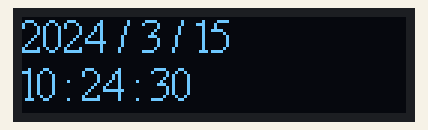
The sketch below on a simulated Arduino Uno, built with avr-gcc and run on an emulated ATmega328P. Shown: 128×32 one-colour display. The local clock reads 2024-03-15 10:24:30 at power-on unless the sketch sets it; what the sketch prints to the serial monitor is not drawn.

Above: at 0.1 s.
At 4.3 s:
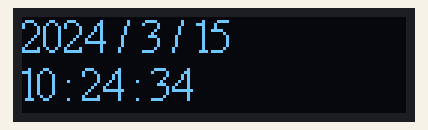
At 9.5 s:
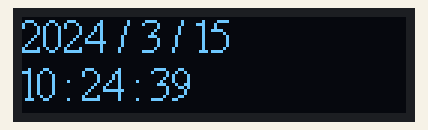
At 18.8 s:
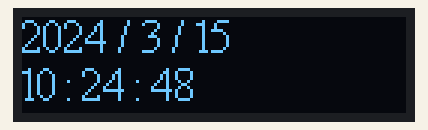
At 28.2 s:
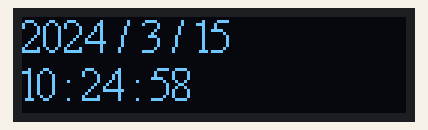
At 38.6 s:
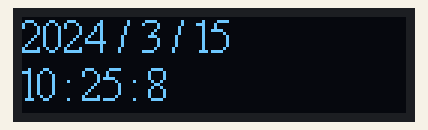

Measured:
- what the display in image 1 shows lasts 1.1 s, from 4.2 s to 5.3 s

The sketch:

010_clock.ino
```cpp
/*
PROGRAM NAME: clock
AUTHER      : Masatsugu Kitadai
DATE        : 2021/4/30
*/

#include <Wire.h>
#include "SSD1306Ascii.h"
#include "SSD1306AsciiAvrI2c.h"
#include <DS3232RTC.h>

// LCD display
#define I2C_ADDRESS 0x3C
SSD1306AsciiAvrI2c oled;

void setup(){
  Serial.begin(9600);

  // setup time log
  Wire.begin();
  Serial.begin(9600);
  setSyncProvider(RTC.get);   // the function to get the time from the RTC
  if(timeStatus() != timeSet)
    Serial.println("Unable to sync with the RTC");
  else
    Serial.println("RTC has set the system time");

  // setup LCD display

  oled.begin(&Adafruit128x32, I2C_ADDRESS);
  oled.setFont(TimesNewRoman16);

  uint32_t m = micros();

  oled.clear();
}

void loop()
{
  // Serial
  // write date
  Serial.print(year());
  Serial.print('/');
  Serial.print(month());
  Serial.print('/');
  Serial.print(day());
  Serial.print('\t');
  Serial.print(hour());
  Serial.print(':');
  Serial.print(minute());
  Serial.print(':');
  Serial.print(second());
  Serial.println();

 // LCD display

  oled.clear();
  oled.print(year());
  oled.print(" / ");
  oled.print(month());
  oled.print(" / ");
  oled.print(day());
  oled.println();
  oled.print(hour());
  oled.print(" : ");
  oled.print(minute());
  oled.print(" : ");
  oled.print(second());

  // determining the interval
  delay(1000);
}
```
